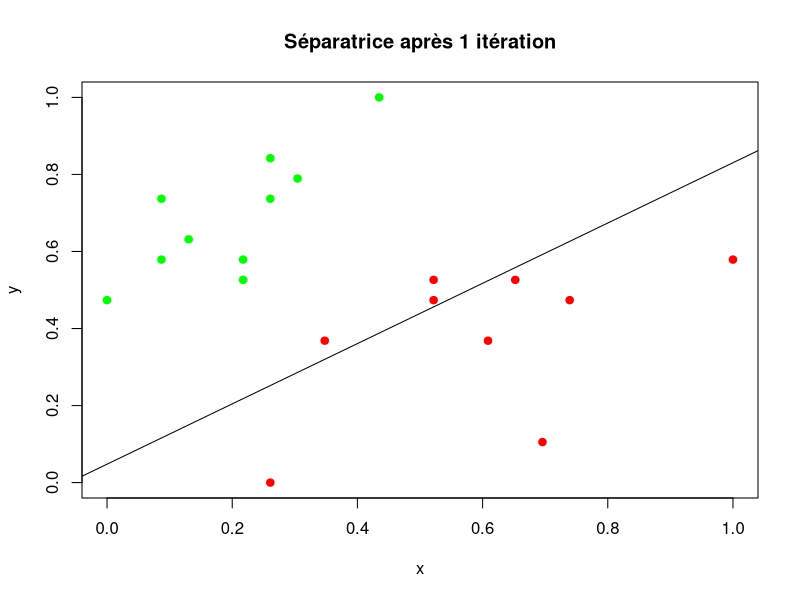
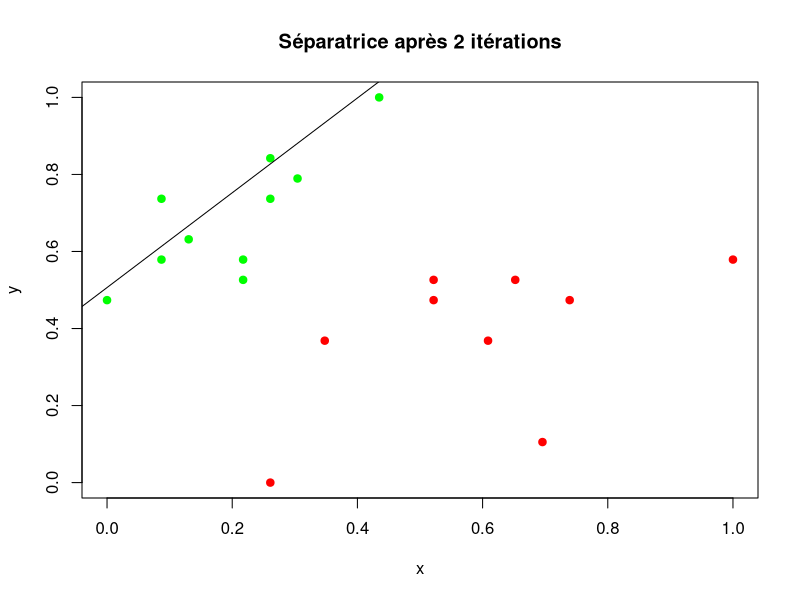
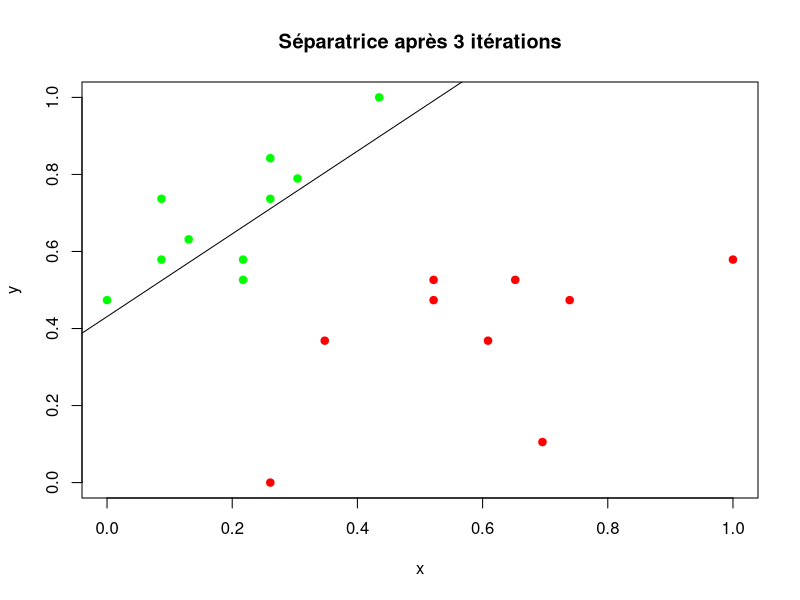
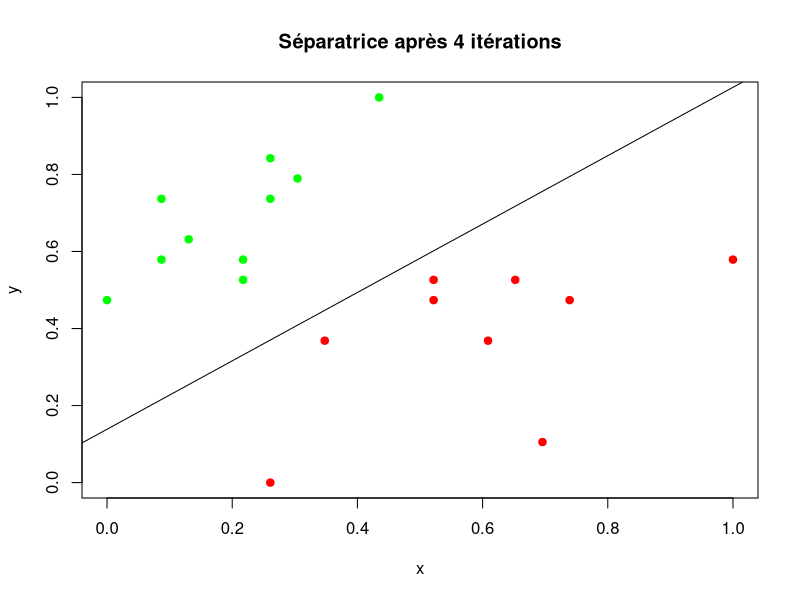
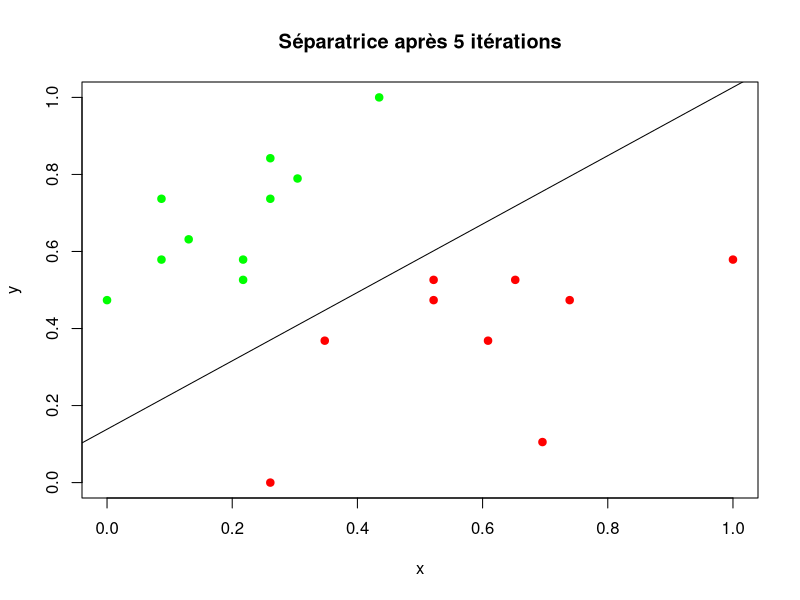

The R script that drew these images, in order:
# en 2D
#
use.jeu1 <- TRUE
# classe.a.separer <- "setosa"
# classe.a.separer <- "versicolor"
classe.a.separer <- "virginica"

if (use.jeu1 == TRUE) {
    jeu <- read.csv ("jeu1.csv", header=F)
    i.label <- ncol (jeu)
} else {
    jeu <- iris [, 3:5]
    i.label <- ncol (jeu)
    if (classe.a.separer == "setosa") {
        jeu [, i.label] <- c (rep (-1, 50), rep (1, 100))
    }
    if (classe.a.separer == "versicolor") {
        jeu [, i.label] <- c (rep (1, 50), rep (-1, 50), rep (1, 50))
    }
    if (classe.a.separer == "virginica") {
        jeu [, i.label] <- c (rep (1, 100), rep (-1, 50))
    }
}

P <- 2
for (i in 1:P)
    jeu [, i] <- (jeu [, i] - min (jeu [, i])) / (max (jeu [, i]) - min (jeu [, i]))

N <- nrow (jeu)
w <- runif (P + 1, min = -1, max = 1)
w.prev <- w - 1
l <- c ()
E <- 1 # pour entrer dans la boucle
i <- 1
N.iterations <- 1000
seuil <- .00001
while ((i < N.iterations) & (abs (sum (w - w.prev)) > seuil)) {
    w.prev <- w
    E <- 0
    alpha <- 1 / sqrt (i)
    permutation <- sample.int (N)
#    ee <- c ()
#    png (paste (i, ".png", sep = ""))
    for (j in permutation) {
        x <- c (1, as.numeric (jeu [j, 1:2]))
        e <- jeu [j, i.label] - sign (sum (w * x))
#        ee <- append (ee, e)
        E <- E + abs (e)
        w <- w + alpha * e * x
#        abline (b = - w [2] / w [3], a = - w [1] / w [3], col = "grey")
    }
    l <- append (l, E / 2)
#    mal.predit <- ee != 0
#    plot (jeu [, 1], jeu [, 2], pch = ifelse (mal.predit, 19, 22),
    plot (jeu [, 1], jeu [, 2], pch = 19,
          main = paste ("Séparatrice après", i,
              ifelse (i == 1, "itération", "itérations")),
          xlab = "x", ylab = "y",
          col = ifelse (jeu [, 3] == 1, "red", "green"))
    abline (b = - w [2] / w [3], a = - w [1] / w [3])
#    dev.off ()
    i <- i + 1
}
print (paste (E, "erreur(s) après", i - 1, "itérations."))
